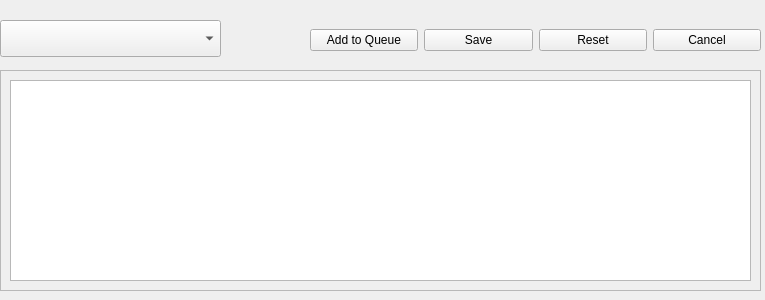
<?xml version="1.0" encoding="UTF-8"?>
<ui version="4.0">
 <class>Form</class>
 <widget class="QWidget" name="Form">
  <property name="geometry">
   <rect>
    <x>0</x>
    <y>0</y>
    <width>765</width>
    <height>300</height>
   </rect>
  </property>
  <property name="windowTitle">
   <string>Form</string>
  </property>
  <widget class="QFrame" name="frame">
   <property name="geometry">
    <rect>
     <x>0</x>
     <y>70</y>
     <width>761</width>
     <height>221</height>
    </rect>
   </property>
   <property name="frameShape">
    <enum>QFrame::StyledPanel</enum>
   </property>
   <property name="frameShadow">
    <enum>QFrame::Raised</enum>
   </property>
   <widget class="QTableView" name="tableView">
    <property name="geometry">
     <rect>
      <x>10</x>
      <y>10</y>
      <width>741</width>
      <height>201</height>
     </rect>
    </property>
   </widget>
  </widget>
  <widget class="QComboBox" name="planSelectBox">
   <property name="geometry">
    <rect>
     <x>0</x>
     <y>20</y>
     <width>221</width>
     <height>37</height>
    </rect>
   </property>
  </widget>
  <widget class="QWidget" name="horizontalLayoutWidget">
   <property name="geometry">
    <rect>
     <x>310</x>
     <y>20</y>
     <width>451</width>
     <height>41</height>
    </rect>
   </property>
   <layout class="QHBoxLayout" name="horizontalLayout">
    <item>
     <widget class="QPushButton" name="addToQueueButton">
      <property name="text">
       <string>Add to Queue</string>
      </property>
     </widget>
    </item>
    <item>
     <widget class="QPushButton" name="saveButton">
      <property name="text">
       <string>Save</string>
      </property>
     </widget>
    </item>
    <item>
     <widget class="QPushButton" name="resetButton">
      <property name="text">
       <string>Reset</string>
      </property>
     </widget>
    </item>
    <item>
     <widget class="QPushButton" name="cancelButton">
      <property name="text">
       <string>Cancel</string>
      </property>
     </widget>
    </item>
   </layout>
  </widget>
 </widget>
 <resources/>
 <connections/>
</ui>
